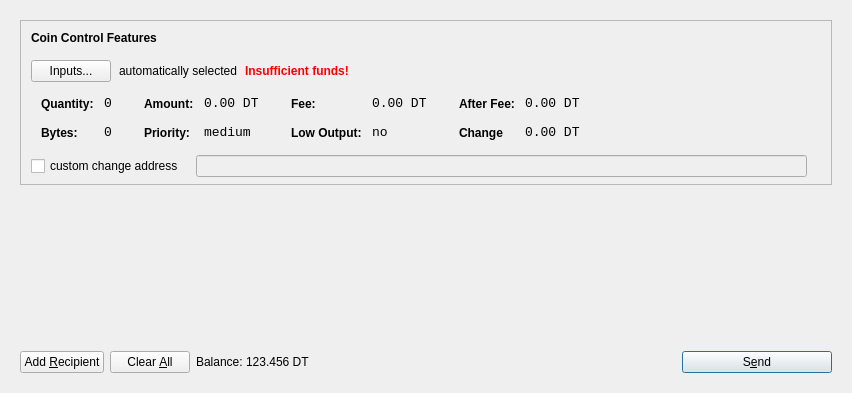
<?xml version="1.0" encoding="UTF-8"?>
<ui version="4.0">
 <class>SendCoinsDialog</class>
 <widget class="QDialog" name="SendCoinsDialog">
  <property name="geometry">
   <rect>
    <x>0</x>
    <y>0</y>
    <width>849</width>
    <height>393</height>
   </rect>
  </property>
  <property name="windowTitle">
   <string>Send Coins</string>
  </property>
  <layout class="QVBoxLayout" name="verticalLayout">
   <item>
    <widget class="QFrame" name="frameMain">
     <layout class="QVBoxLayout" name="verticalLayout_3">
      <item>
       <widget class="QFrame" name="frameCoinControl">
        <property name="sizePolicy">
         <sizepolicy hsizetype="Expanding" vsizetype="Expanding">
          <horstretch>0</horstretch>
          <verstretch>0</verstretch>
         </sizepolicy>
        </property>
        <property name="maximumSize">
         <size>
          <width>16777215</width>
          <height>16777215</height>
         </size>
        </property>
        <property name="frameShape">
         <enum>QFrame::StyledPanel</enum>
        </property>
        <property name="frameShadow">
         <enum>QFrame::Sunken</enum>
        </property>
        <layout class="QVBoxLayout" name="verticalLayoutCoinControl2">
         <property name="spacing">
          <number>6</number>
         </property>
         <property name="leftMargin">
          <number>0</number>
         </property>
         <property name="topMargin">
          <number>0</number>
         </property>
         <property name="rightMargin">
          <number>0</number>
         </property>
         <property name="bottomMargin">
          <number>6</number>
         </property>
         <item>
          <layout class="QVBoxLayout" name="verticalLayoutCoinControl" stretch="0,0,0,0,1">
           <property name="spacing">
            <number>0</number>
           </property>
           <property name="leftMargin">
            <number>10</number>
           </property>
           <property name="topMargin">
            <number>10</number>
           </property>
           <item>
            <layout class="QHBoxLayout" name="horizontalLayoutCoinControl1">
             <property name="bottomMargin">
              <number>15</number>
             </property>
             <item>
              <widget class="QLabel" name="labelCoinControlFeatures">
               <property name="sizePolicy">
                <sizepolicy hsizetype="Preferred" vsizetype="Maximum">
                 <horstretch>0</horstretch>
                 <verstretch>0</verstretch>
                </sizepolicy>
               </property>
               <property name="font">
                <font>
                 <weight>75</weight>
                 <bold>true</bold>
                </font>
               </property>
               <property name="styleSheet">
                <string notr="true">font-weight:bold;</string>
               </property>
               <property name="text">
                <string>Coin Control Features</string>
               </property>
              </widget>
             </item>
            </layout>
           </item>
           <item>
            <layout class="QHBoxLayout" name="horizontalLayoutCoinControl2" stretch="0,0,0,0">
             <property name="spacing">
              <number>8</number>
             </property>
             <property name="bottomMargin">
              <number>10</number>
             </property>
             <item>
              <widget class="QPushButton" name="pushButtonCoinControl">
               <property name="styleSheet">
                <string notr="true"/>
               </property>
               <property name="text">
                <string>Inputs...</string>
               </property>
              </widget>
             </item>
             <item>
              <widget class="QLabel" name="labelCoinControlAutomaticallySelected">
               <property name="text">
                <string>automatically selected</string>
               </property>
               <property name="margin">
                <number>5</number>
               </property>
              </widget>
             </item>
             <item>
              <widget class="QLabel" name="labelCoinControlInsuffFunds">
               <property name="font">
                <font>
                 <weight>75</weight>
                 <bold>true</bold>
                </font>
               </property>
               <property name="styleSheet">
                <string notr="true">color:red;font-weight:bold;</string>
               </property>
               <property name="text">
                <string>Insufficient funds!</string>
               </property>
               <property name="margin">
                <number>5</number>
               </property>
              </widget>
             </item>
             <item>
              <spacer name="horizontalSpacerCoinControl">
               <property name="orientation">
                <enum>Qt::Horizontal</enum>
               </property>
               <property name="sizeHint" stdset="0">
                <size>
                 <width>40</width>
                 <height>1</height>
                </size>
               </property>
              </spacer>
             </item>
            </layout>
           </item>
           <item>
            <widget class="QWidget" name="widgetCoinControl" native="true">
             <property name="sizePolicy">
              <sizepolicy hsizetype="Preferred" vsizetype="Preferred">
               <horstretch>0</horstretch>
               <verstretch>0</verstretch>
              </sizepolicy>
             </property>
             <property name="minimumSize">
              <size>
               <width>0</width>
               <height>0</height>
              </size>
             </property>
             <property name="styleSheet">
              <string notr="true"/>
             </property>
             <layout class="QHBoxLayout" name="horizontalLayoutCoinControl5">
              <property name="leftMargin">
               <number>0</number>
              </property>
              <property name="topMargin">
               <number>0</number>
              </property>
              <property name="rightMargin">
               <number>0</number>
              </property>
              <property name="bottomMargin">
               <number>0</number>
              </property>
              <item>
               <layout class="QHBoxLayout" name="horizontalLayoutCoinControl3" stretch="0,0,0,1">
                <property name="spacing">
                 <number>20</number>
                </property>
                <property name="topMargin">
                 <number>0</number>
                </property>
                <property name="bottomMargin">
                 <number>10</number>
                </property>
                <item>
                 <layout class="QFormLayout" name="formLayoutCoinControl1">
                  <property name="horizontalSpacing">
                   <number>10</number>
                  </property>
                  <property name="verticalSpacing">
                   <number>14</number>
                  </property>
                  <property name="leftMargin">
                   <number>10</number>
                  </property>
                  <property name="topMargin">
                   <number>4</number>
                  </property>
                  <property name="rightMargin">
                   <number>6</number>
                  </property>
                  <item row="0" column="0">
                   <widget class="QLabel" name="labelCoinControlQuantityText">
                    <property name="styleSheet">
                     <string notr="true">font-weight:bold;</string>
                    </property>
                    <property name="text">
                     <string>Quantity:</string>
                    </property>
                    <property name="margin">
                     <number>0</number>
                    </property>
                   </widget>
                  </item>
                  <item row="0" column="1">
                   <widget class="QLabel" name="labelCoinControlQuantity">
                    <property name="font">
                     <font>
                      <family>Monospace</family>
                      <pointsize>10</pointsize>
                     </font>
                    </property>
                    <property name="cursor">
                     <cursorShape>IBeamCursor</cursorShape>
                    </property>
                    <property name="contextMenuPolicy">
                     <enum>Qt::ActionsContextMenu</enum>
                    </property>
                    <property name="text">
                     <string>0</string>
                    </property>
                    <property name="margin">
                     <number>0</number>
                    </property>
                    <property name="textInteractionFlags">
                     <set>Qt::LinksAccessibleByMouse|Qt::TextSelectableByKeyboard|Qt::TextSelectableByMouse</set>
                    </property>
                   </widget>
                  </item>
                  <item row="1" column="0">
                   <widget class="QLabel" name="labelCoinControlBytesText">
                    <property name="styleSheet">
                     <string notr="true">font-weight:bold;</string>
                    </property>
                    <property name="text">
                     <string>Bytes:</string>
                    </property>
                   </widget>
                  </item>
                  <item row="1" column="1">
                   <widget class="QLabel" name="labelCoinControlBytes">
                    <property name="font">
                     <font>
                      <family>Monospace</family>
                      <pointsize>10</pointsize>
                     </font>
                    </property>
                    <property name="cursor">
                     <cursorShape>IBeamCursor</cursorShape>
                    </property>
                    <property name="contextMenuPolicy">
                     <enum>Qt::ActionsContextMenu</enum>
                    </property>
                    <property name="text">
                     <string>0</string>
                    </property>
                    <property name="textInteractionFlags">
                     <set>Qt::LinksAccessibleByMouse|Qt::TextSelectableByKeyboard|Qt::TextSelectableByMouse</set>
                    </property>
                   </widget>
                  </item>
                 </layout>
                </item>
                <item>
                 <layout class="QFormLayout" name="formLayoutCoinControl2">
                  <property name="horizontalSpacing">
                   <number>10</number>
                  </property>
                  <property name="verticalSpacing">
                   <number>14</number>
                  </property>
                  <property name="leftMargin">
                   <number>6</number>
                  </property>
                  <property name="topMargin">
                   <number>4</number>
                  </property>
                  <property name="rightMargin">
                   <number>6</number>
                  </property>
                  <item row="0" column="0">
                   <widget class="QLabel" name="labelCoinControlAmountText">
                    <property name="styleSheet">
                     <string notr="true">font-weight:bold;</string>
                    </property>
                    <property name="text">
                     <string>Amount:</string>
                    </property>
                    <property name="margin">
                     <number>0</number>
                    </property>
                   </widget>
                  </item>
                  <item row="0" column="1">
                   <widget class="QLabel" name="labelCoinControlAmount">
                    <property name="font">
                     <font>
                      <family>Monospace</family>
                      <pointsize>10</pointsize>
                     </font>
                    </property>
                    <property name="cursor">
                     <cursorShape>IBeamCursor</cursorShape>
                    </property>
                    <property name="contextMenuPolicy">
                     <enum>Qt::ActionsContextMenu</enum>
                    </property>
                    <property name="text">
                     <string>0.00 DT</string>
                    </property>
                    <property name="textInteractionFlags">
                     <set>Qt::LinksAccessibleByMouse|Qt::TextSelectableByKeyboard|Qt::TextSelectableByMouse</set>
                    </property>
                   </widget>
                  </item>
                  <item row="1" column="0">
                   <widget class="QLabel" name="labelCoinControlPriorityText">
                    <property name="styleSheet">
                     <string notr="true">font-weight:bold;</string>
                    </property>
                    <property name="text">
                     <string>Priority:</string>
                    </property>
                   </widget>
                  </item>
                  <item row="1" column="1">
                   <widget class="QLabel" name="labelCoinControlPriority">
                    <property name="font">
                     <font>
                      <family>Monospace</family>
                      <pointsize>10</pointsize>
                     </font>
                    </property>
                    <property name="cursor">
                     <cursorShape>IBeamCursor</cursorShape>
                    </property>
                    <property name="contextMenuPolicy">
                     <enum>Qt::ActionsContextMenu</enum>
                    </property>
                    <property name="text">
                     <string>medium</string>
                    </property>
                    <property name="textInteractionFlags">
                     <set>Qt::LinksAccessibleByMouse|Qt::TextSelectableByKeyboard|Qt::TextSelectableByMouse</set>
                    </property>
                   </widget>
                  </item>
                 </layout>
                </item>
                <item>
                 <layout class="QFormLayout" name="formLayoutCoinControl3">
                  <property name="horizontalSpacing">
                   <number>10</number>
                  </property>
                  <property name="verticalSpacing">
                   <number>14</number>
                  </property>
                  <property name="leftMargin">
                   <number>6</number>
                  </property>
                  <property name="topMargin">
                   <number>4</number>
                  </property>
                  <property name="rightMargin">
                   <number>6</number>
                  </property>
                  <item row="0" column="0">
                   <widget class="QLabel" name="labelCoinControlFeeText">
                    <property name="styleSheet">
                     <string notr="true">font-weight:bold;</string>
                    </property>
                    <property name="text">
                     <string>Fee:</string>
                    </property>
                    <property name="margin">
                     <number>0</number>
                    </property>
                   </widget>
                  </item>
                  <item row="0" column="1">
                   <widget class="QLabel" name="labelCoinControlFee">
                    <property name="font">
                     <font>
                      <family>Monospace</family>
                      <pointsize>10</pointsize>
                     </font>
                    </property>
                    <property name="cursor">
                     <cursorShape>IBeamCursor</cursorShape>
                    </property>
                    <property name="contextMenuPolicy">
                     <enum>Qt::ActionsContextMenu</enum>
                    </property>
                    <property name="text">
                     <string>0.00 DT</string>
                    </property>
                    <property name="textInteractionFlags">
                     <set>Qt::LinksAccessibleByMouse|Qt::TextSelectableByKeyboard|Qt::TextSelectableByMouse</set>
                    </property>
                   </widget>
                  </item>
                  <item row="1" column="0">
                   <widget class="QLabel" name="labelCoinControlLowOutputText">
                    <property name="styleSheet">
                     <string notr="true">font-weight:bold;</string>
                    </property>
                    <property name="text">
                     <string>Low Output:</string>
                    </property>
                   </widget>
                  </item>
                  <item row="1" column="1">
                   <widget class="QLabel" name="labelCoinControlLowOutput">
                    <property name="font">
                     <font>
                      <family>Monospace</family>
                      <pointsize>10</pointsize>
                     </font>
                    </property>
                    <property name="cursor">
                     <cursorShape>IBeamCursor</cursorShape>
                    </property>
                    <property name="contextMenuPolicy">
                     <enum>Qt::ActionsContextMenu</enum>
                    </property>
                    <property name="text">
                     <string>no</string>
                    </property>
                    <property name="textInteractionFlags">
                     <set>Qt::LinksAccessibleByMouse|Qt::TextSelectableByKeyboard|Qt::TextSelectableByMouse</set>
                    </property>
                   </widget>
                  </item>
                 </layout>
                </item>
                <item>
                 <layout class="QFormLayout" name="formLayoutCoinControl4">
                  <property name="horizontalSpacing">
                   <number>10</number>
                  </property>
                  <property name="verticalSpacing">
                   <number>14</number>
                  </property>
                  <property name="leftMargin">
                   <number>6</number>
                  </property>
                  <property name="topMargin">
                   <number>4</number>
                  </property>
                  <property name="rightMargin">
                   <number>6</number>
                  </property>
                  <item row="0" column="0">
                   <widget class="QLabel" name="labelCoinControlAfterFeeText">
                    <property name="styleSheet">
                     <string notr="true">font-weight:bold;</string>
                    </property>
                    <property name="text">
                     <string>After Fee:</string>
                    </property>
                    <property name="margin">
                     <number>0</number>
                    </property>
                   </widget>
                  </item>
                  <item row="0" column="1">
                   <widget class="QLabel" name="labelCoinControlAfterFee">
                    <property name="font">
                     <font>
                      <family>Monospace</family>
                      <pointsize>10</pointsize>
                     </font>
                    </property>
                    <property name="cursor">
                     <cursorShape>IBeamCursor</cursorShape>
                    </property>
                    <property name="contextMenuPolicy">
                     <enum>Qt::ActionsContextMenu</enum>
                    </property>
                    <property name="text">
                     <string>0.00 DT</string>
                    </property>
                    <property name="textInteractionFlags">
                     <set>Qt::LinksAccessibleByMouse|Qt::TextSelectableByKeyboard|Qt::TextSelectableByMouse</set>
                    </property>
                   </widget>
                  </item>
                  <item row="1" column="0">
                   <widget class="QLabel" name="labelCoinControlChangeText">
                    <property name="styleSheet">
                     <string notr="true">font-weight:bold;</string>
                    </property>
                    <property name="text">
                     <string>Change</string>
                    </property>
                   </widget>
                  </item>
                  <item row="1" column="1">
                   <widget class="QLabel" name="labelCoinControlChange">
                    <property name="font">
                     <font>
                      <family>Monospace</family>
                      <pointsize>10</pointsize>
                     </font>
                    </property>
                    <property name="cursor">
                     <cursorShape>IBeamCursor</cursorShape>
                    </property>
                    <property name="contextMenuPolicy">
                     <enum>Qt::ActionsContextMenu</enum>
                    </property>
                    <property name="text">
                     <string>0.00 DT</string>
                    </property>
                    <property name="textInteractionFlags">
                     <set>Qt::LinksAccessibleByMouse|Qt::TextSelectableByKeyboard|Qt::TextSelectableByMouse</set>
                    </property>
                   </widget>
                  </item>
                 </layout>
                </item>
               </layout>
              </item>
             </layout>
            </widget>
           </item>
           <item>
            <layout class="QHBoxLayout" name="horizontalLayoutCoinControl4" stretch="0,0,0">
             <property name="spacing">
              <number>12</number>
             </property>
             <property name="sizeConstraint">
              <enum>QLayout::SetDefaultConstraint</enum>
             </property>
             <property name="topMargin">
              <number>5</number>
             </property>
             <property name="rightMargin">
              <number>5</number>
             </property>
             <item>
              <widget class="QCheckBox" name="checkBoxCoinControlChange">
               <property name="text">
                <string>custom change address</string>
               </property>
              </widget>
             </item>
             <item>
              <widget class="QLineEdit" name="lineEditCoinControlChange">
               <property name="enabled">
                <bool>false</bool>
               </property>
               <property name="sizePolicy">
                <sizepolicy hsizetype="Expanding" vsizetype="Fixed">
                 <horstretch>0</horstretch>
                 <verstretch>0</verstretch>
                </sizepolicy>
               </property>
              </widget>
             </item>
             <item>
              <widget class="QLabel" name="labelCoinControlChangeLabel">
               <property name="sizePolicy">
                <sizepolicy hsizetype="Preferred" vsizetype="Expanding">
                 <horstretch>0</horstretch>
                 <verstretch>0</verstretch>
                </sizepolicy>
               </property>
               <property name="minimumSize">
                <size>
                 <width>0</width>
                 <height>0</height>
                </size>
               </property>
               <property name="text">
                <string/>
               </property>
               <property name="margin">
                <number>3</number>
               </property>
              </widget>
             </item>
            </layout>
           </item>
           <item>
            <spacer name="verticalSpacerCoinControl">
             <property name="orientation">
              <enum>Qt::Vertical</enum>
             </property>
             <property name="sizeHint" stdset="0">
              <size>
               <width>800</width>
               <height>1</height>
              </size>
             </property>
            </spacer>
           </item>
          </layout>
         </item>
        </layout>
       </widget>
      </item>
      <item>
       <widget class="QScrollArea" name="scrollArea">
        <property name="frameShape">
         <enum>QFrame::NoFrame</enum>
        </property>
        <property name="widgetResizable">
         <bool>true</bool>
        </property>
        <widget class="QWidget" name="scrollAreaWidgetContents">
         <property name="geometry">
          <rect>
           <x>0</x>
           <y>0</y>
           <width>813</width>
           <height>148</height>
          </rect>
         </property>
         <layout class="QVBoxLayout" name="verticalLayout_2">
          <property name="leftMargin">
           <number>0</number>
          </property>
          <property name="topMargin">
           <number>0</number>
          </property>
          <property name="rightMargin">
           <number>0</number>
          </property>
          <property name="bottomMargin">
           <number>0</number>
          </property>
          <item>
           <layout class="QVBoxLayout" name="entries">
            <property name="spacing">
             <number>6</number>
            </property>
           </layout>
          </item>
          <item>
           <spacer name="verticalSpacer">
            <property name="orientation">
             <enum>Qt::Vertical</enum>
            </property>
            <property name="sizeHint" stdset="0">
             <size>
              <width>20</width>
              <height>40</height>
             </size>
            </property>
           </spacer>
          </item>
         </layout>
        </widget>
       </widget>
      </item>
      <item>
       <layout class="QHBoxLayout" name="horizontalLayout">
        <item>
         <widget class="QPushButton" name="addButton">
          <property name="toolTip">
           <string>Send to multiple recipients at once</string>
          </property>
          <property name="text">
           <string>Add &amp;Recipient</string>
          </property>
          <property name="icon">
           <iconset resource="../darktoken.qrc">
            <normaloff>:/icons/add</normaloff>:/icons/add</iconset>
          </property>
          <property name="autoDefault">
           <bool>false</bool>
          </property>
         </widget>
        </item>
        <item>
         <widget class="QPushButton" name="clearButton">
          <property name="sizePolicy">
           <sizepolicy hsizetype="Minimum" vsizetype="Fixed">
            <horstretch>0</horstretch>
            <verstretch>0</verstretch>
           </sizepolicy>
          </property>
          <property name="toolTip">
           <string>Remove all transaction fields</string>
          </property>
          <property name="text">
           <string>Clear &amp;All</string>
          </property>
          <property name="icon">
           <iconset resource="../darktoken.qrc">
            <normaloff>:/icons/remove</normaloff>:/icons/remove</iconset>
          </property>
          <property name="autoRepeatDelay">
           <number>300</number>
          </property>
          <property name="autoDefault">
           <bool>false</bool>
          </property>
         </widget>
        </item>
        <item>
         <layout class="QHBoxLayout" name="horizontalLayout_2">
          <property name="spacing">
           <number>3</number>
          </property>
          <item>
           <widget class="QLabel" name="label">
            <property name="sizePolicy">
             <sizepolicy hsizetype="Preferred" vsizetype="Fixed">
              <horstretch>0</horstretch>
              <verstretch>0</verstretch>
             </sizepolicy>
            </property>
            <property name="text">
             <string>Balance:</string>
            </property>
           </widget>
          </item>
          <item>
           <widget class="QLabel" name="labelBalance">
            <property name="sizePolicy">
             <sizepolicy hsizetype="Preferred" vsizetype="Fixed">
              <horstretch>0</horstretch>
              <verstretch>0</verstretch>
             </sizepolicy>
            </property>
            <property name="cursor">
             <cursorShape>IBeamCursor</cursorShape>
            </property>
            <property name="text">
             <string>123.456 DT</string>
            </property>
            <property name="textInteractionFlags">
             <set>Qt::LinksAccessibleByMouse|Qt::TextSelectableByKeyboard|Qt::TextSelectableByMouse</set>
            </property>
           </widget>
          </item>
         </layout>
        </item>
        <item>
         <spacer name="horizontalSpacer">
          <property name="orientation">
           <enum>Qt::Horizontal</enum>
          </property>
          <property name="sizeHint" stdset="0">
           <size>
            <width>40</width>
            <height>20</height>
           </size>
          </property>
         </spacer>
        </item>
        <item>
         <widget class="QPushButton" name="sendButton">
          <property name="minimumSize">
           <size>
            <width>150</width>
            <height>0</height>
           </size>
          </property>
          <property name="toolTip">
           <string>Confirm the send action</string>
          </property>
          <property name="text">
           <string>S&amp;end</string>
          </property>
          <property name="icon">
           <iconset resource="../darktoken.qrc">
            <normaloff>:/icons/send</normaloff>:/icons/send</iconset>
          </property>
          <property name="default">
           <bool>true</bool>
          </property>
         </widget>
        </item>
       </layout>
      </item>
     </layout>
     <zorder>scrollArea</zorder>
     <zorder>frameCoinControl</zorder>
     <zorder></zorder>
    </widget>
   </item>
  </layout>
 </widget>
 <resources>
  <include location="../darktoken.qrc"/>
 </resources>
 <connections/>
</ui>
